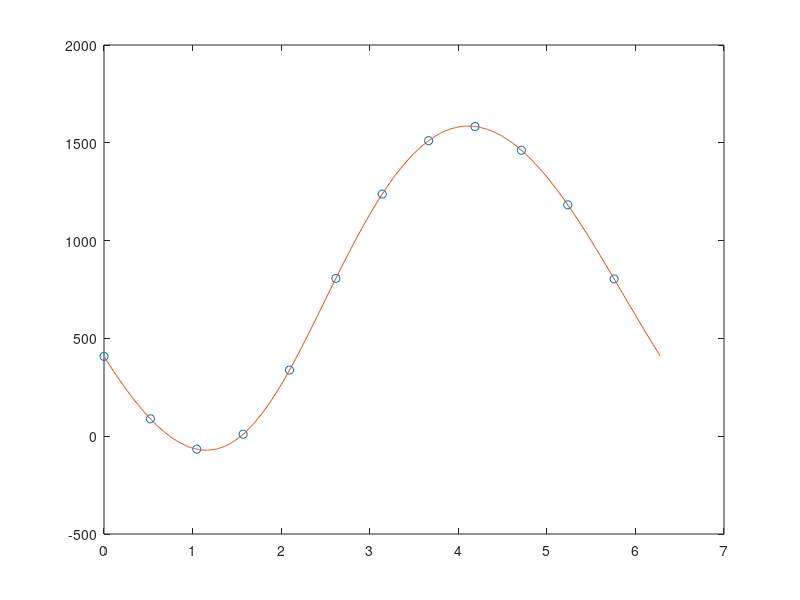

MATLAB code for this plot:
x = 0:0.52360:5.7596;
y = [408 89 -66 10 338 807 1238 1511 1583 1462 1183 804];

plot(x, y, 'o');

m = length(y);
n = floor((m+1)/2);

z = fft(y)/m;

a0 = z(1);
an = 2*real(z(2:n));
bn = -2*imag(z(2:n));
al = z(n+1);

px = 0:0.01:2*pi;
k = 1:length(an);
py = a0 + an*cos(k'*px) ...
	+ bn*sin(k'*px) ...
	+ al*cos(n*px);

plot(x, y, 'o', px, py, '-')
